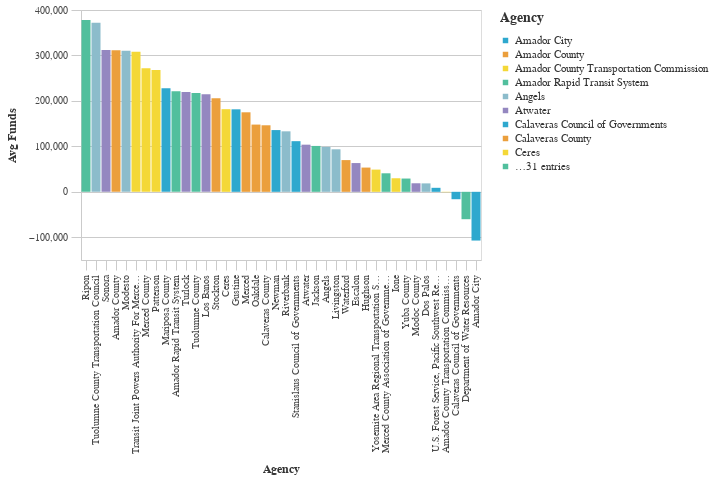

This figure's notebook cell:
### Markdown cell above
### Lowest Average Total Funds by Agency ($2021)

### Code cell
#Bar chart Bottom Average Total Requested Funds by Agency
avg_funds_bottom = (df>>group_by(_.primary_agency_name)>>summarize(avg_funds=_.adjusted_total_requested.mean())>>arrange(-_.avg_funds)).tail(50)

chart5=( _dla_utils_reports.basic_bar_chart_no_save((avg_funds_bottom.tail(40)), 'primary_agency_name','avg_funds', 'primary_agency_name', district))
    
display(chart5)

### Figure 1 — Vega-Lite specification as saved in the notebook (floating-point values rounded to 4 significant figures)
{"config": {"view": {"continuousWidth": 400, "continuousHeight": 300}, "axis": {"domainColor": "#cbcbcb", "grid": true, "gridColor": "#cbcbcb", "gridWidth": 1, "labelColor": "#474747", "labelFont": "Nunito Sans", "labelFontSize": 10, "labelPadding": 4, "tickColor": "#cbcbcb", "tickSize": 10, "titleColor": "#333", "titleFont": "Raleway", "titleFontSize": 12, "titlePadding": 10}, "axisBand": {"grid": false}, "background": "white", "font": "Raleway", "header": {"labelFont": "Nunito Sans", "titleFont": "Raleway"}, "legend": {"labelColor": "#333", "labelFont": "Nunito Sans", "labelFontSize": 11, "labelLimit": 0, "padding": 1, "symbolSize": 30, "symbolType": "square", "titleColor": "#333", "titleFont": "Raleway", "titleFontSize": 14, "titlePadding": 10}, "title": {"anchor": "middle", "font": "Raleway", "fontSize": 18, "fontWeight": 300, "offset": 20}}, "data": {"name": "data-949da25e9592055c0e2cc2a31d16c07b"}, "mark": "bar", "encoding": {"color": {"field": "primary_agency_name", "legend": {"symbolLimit": 10, "title": "Agency"}, "scale": {"range": ["#2EA8CE", "#EB9F3C", "#F4D837", "#51BF9D", "#8CBCCB", "#9487C0"]}, "type": "nominal"}, "tooltip": [{"field": "primary_agency_name", "type": "nominal"}, {"field": "avg_funds", "type": "quantitative"}], "x": {"field": "primary_agency_name", "sort": "-y", "title": "Agency", "type": "nominal"}, "y": {"field": "avg_funds", "title": "Avg Funds", "type": "quantitative"}}, "height": 250, "width": 400, "$schema": "https://vega.github.io/schema/vega-lite/v4.17.0.json", "datasets": {"data-949da25e9592055c0e2cc2a31d16c07b": [{"primary_agency_name": "Ripon", "avg_funds": 378300.0}, {"primary_agency_name": "Tuolumne County Transportation Council", "avg_funds": 371800.0}, {"primary_agency_name": "Sonora", "avg_funds": 312100.0}, {"primary_agency_name": "Amador County", "avg_funds": 311700.0}, {"primary_agency_name": "Modesto", "avg_funds": 310400.0}, {"primary_agency_name": "Transit Joint Powers Authority For Merced County", "avg_funds": 308000.0}, {"primary_agency_name": "Merced County", "avg_funds": 272000.0}, {"primary_agency_name": "Patterson", "avg_funds": 268000.0}, {"primary_agency_name": "Mariposa County", "avg_funds": 228000.0}, {"primary_agency_name": "Amador Rapid Transit System", "avg_funds": 221000.0}, {"primary_agency_name": "Turlock", "avg_funds": 219800.0}, {"primary_agency_name": "Tuolumne County", "avg_funds": 217100.0}, {"primary_agency_name": "Los Banos", "avg_funds": 214700.0}, {"primary_agency_name": "Stockton", "avg_funds": 206100.0}, {"primary_agency_name": "Ceres", "avg_funds": 181800.0}, {"primary_agency_name": "Gustine", "avg_funds": 181500.0}, {"primary_agency_name": "Merced", "avg_funds": 175000.0}, {"primary_agency_name": "Oakdale", "avg_funds": 147900.0}, {"primary_agency_name": "Calaveras County", "avg_funds": 146400.0}, {"primary_agency_name": "Newman", "avg_funds": 135800.0}, {"primary_agency_name": "Riverbank", "avg_funds": 133100.0}, {"primary_agency_name": "Stanislaus Council of Governments", "avg_funds": 111400.0}, {"primary_agency_name": "Atwater", "avg_funds": 103700.0}, {"primary_agency_name": "Jackson", "avg_funds": 101000.0}, {"primary_agency_name": "Angels", "avg_funds": 98910.0}, {"primary_agency_name": "Livingston", "avg_funds": 93550.0}, {"primary_agency_name": "Waterford", "avg_funds": 69790.0}, {"primary_agency_name": "Escalon", "avg_funds": 63270.0}, {"primary_agency_name": "Hughson", "avg_funds": 53350.0}, {"primary_agency_name": "Yosemite Area Regional Transportation System JPA", "avg_funds": 48910.0}, {"primary_agency_name": "Merced County Association of Governments", "avg_funds": 40750.0}, {"primary_agency_name": "Ione", "avg_funds": 29850.0}, {"primary_agency_name": "Yuba County", "avg_funds": 29210.0}, {"primary_agency_name": "Modoc County", "avg_funds": 18800.0}, {"primary_agency_name": "Dos Palos", "avg_funds": 18560.0}, {"primary_agency_name": "U.S. Forest Service, Pacific Southwest Region", "avg_funds": 8814.0}, {"primary_agency_name": "Amador County Transportation Commission", "avg_funds": -809.1}, {"primary_agency_name": "Calaveras Council of Governments", "avg_funds": -16280.0}, {"primary_agency_name": "Department of Water Resources", "avg_funds": -60250.0}, {"primary_agency_name": "Amador City", "avg_funds": -107200.0}]}}
